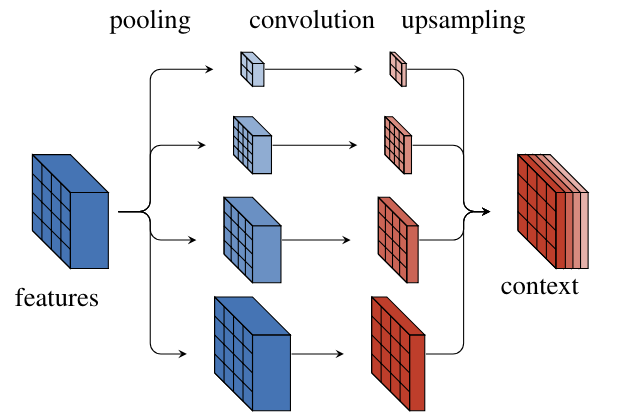
#> input picture img/pspnet.png, 631 x 419 px
$ python -i image.py   (imports and definitions only)   (older library calls are emulated)
#> lines starting #> are read from the running program, lines starting #| are printed output that depends on the picture
import numpy as np
# from osgeo import gdal
import rasterio
import cv2


# [39 lines left out: functions tiff_to_nd_array, random_augment, not called in this run]


def apply_blur(img, type='gauss', ksize=11): # ksize has to be even
    for idx in range(len(img)):
        if type == 'gauss':
            img[idx] = cv2.GaussianBlur(img[idx], (ksize, ksize), 1)
        elif type == 'mean':
            img[idx] = cv2.blur(img[idx], (ksize, ksize))
        elif type == 'dilate':
            kernel = np.ones((ksize, ksize), np.uint8)
            img[idx] = cv2.dilate(img[idx], kernel, iterations=1)
        elif type == 'median':  # FIXME: might not work yet
            img[idx] = cv2.medianBlur(img[idx], cv2.CV_8U)
        elif type == 'laplacian':
            img[idx] = cv2.Laplacian(img[idx], cv2.CV_64F)
        elif type == 'cauchy':
            gamma = 0.2
            img[idx] = 1 / (np.pi * gamma * (1 + ((img[idx] - np.median(img[idx])) / gamma) ** 2))
    return img


# [10 lines left out: function normalize_channels, not called in this run]

>>> import cv2
>>> picture = cv2.imread('../../img/pspnet.png')
#> picture is the input picture: shape (419, 631, 3); mean B, G, R 231.1, 227.8, 229.9
>>> result = apply_blur(picture)
#> after the loop in apply_blur, `for idx in range(len(img)):`:
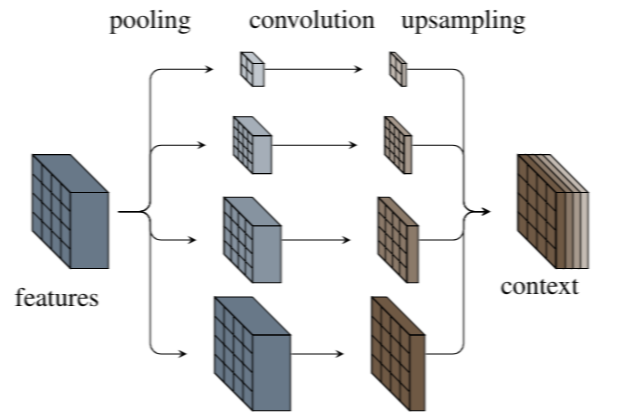
#> img: shape (419, 631, 3); mean B, G, R 229.3, 229.1, 229
